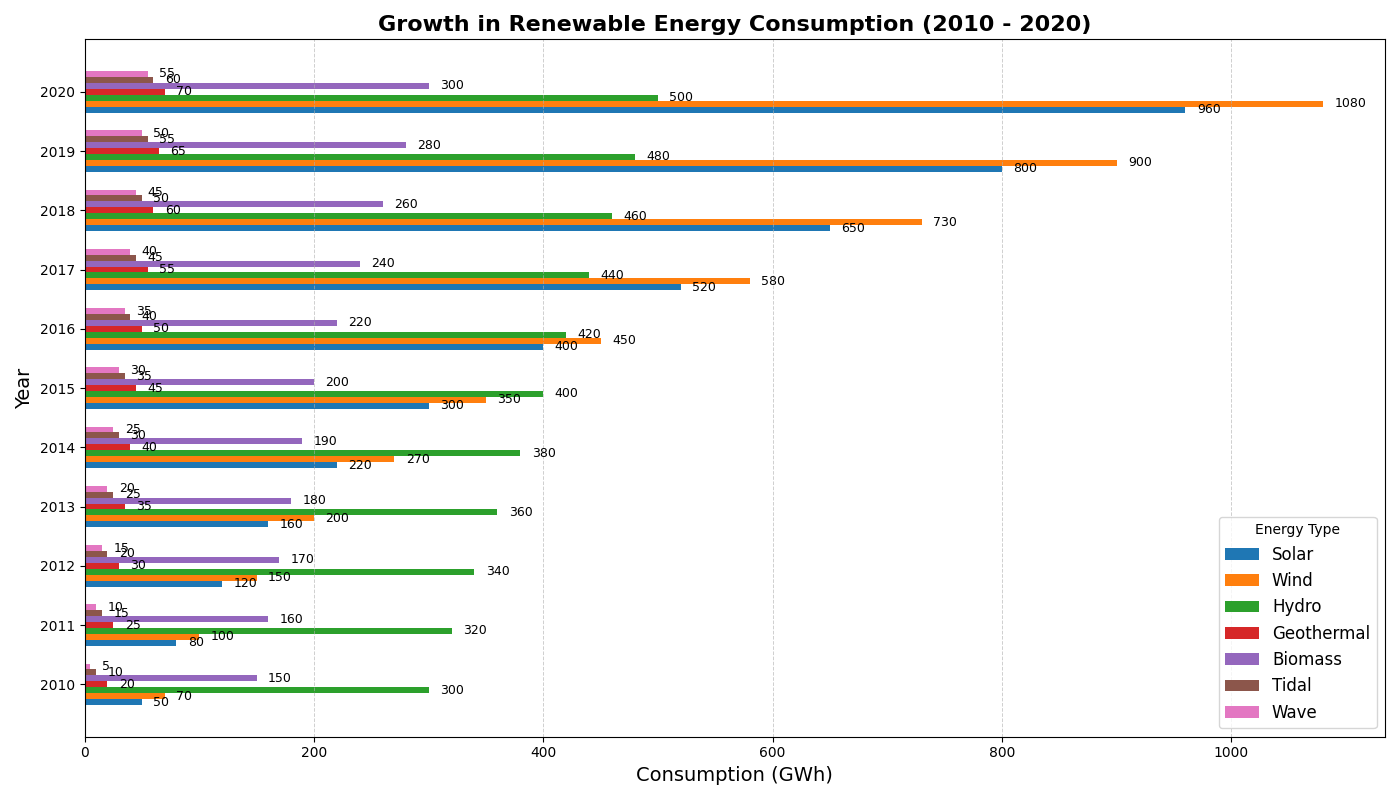

The script that drew this image:
import matplotlib.pyplot as plt
import numpy as np

years = np.arange(2010, 2021)
energy_types = ['Solar', 'Wind', 'Hydro', 'Geothermal', 'Biomass', 'Tidal', 'Wave']

# Synthetic data for each energy type over the years
solar_energy = [50, 80, 120, 160, 220, 300, 400, 520, 650, 800, 960]
wind_energy = [70, 100, 150, 200, 270, 350, 450, 580, 730, 900, 1080]
hydro_energy = [300, 320, 340, 360, 380, 400, 420, 440, 460, 480, 500]
geothermal_energy = [20, 25, 30, 35, 40, 45, 50, 55, 60, 65, 70]
biomass_energy = [150, 160, 170, 180, 190, 200, 220, 240, 260, 280, 300]
tidal_energy = [10, 15, 20, 25, 30, 35, 40, 45, 50, 55, 60]  
wave_energy = [5, 10, 15, 20, 25, 30, 35, 40, 45, 50, 55]  

energy_data = [solar_energy, wind_energy, hydro_energy, geothermal_energy, biomass_energy, tidal_energy, wave_energy]

fig, ax = plt.subplots(figsize=(14, 8))
bar_width = 0.1
y_pos = np.arange(len(years))

for idx, (energy, energy_type) in enumerate(zip(energy_data, energy_types)):
    ax.barh(y_pos + idx * bar_width, energy, bar_width, label=energy_type)

ax.set_ylabel('Year', fontsize=14)
ax.set_xlabel('Consumption (GWh)', fontsize=14)
ax.set_title('Growth in Renewable Energy Consumption (2010 - 2020)', fontsize=16, fontweight='bold')
ax.set_yticks(y_pos + bar_width * (len(energy_types) - 1) / 2)
ax.set_yticklabels(years)
ax.legend(title='Energy Type', fontsize=12)

ax.xaxis.grid(True, linestyle='--', linewidth=0.7, alpha=0.6)
ax.yaxis.grid(False)

for idx, energy in enumerate(energy_data):
    for pos, val in enumerate(energy):
        ax.text(val + 10, pos + idx * bar_width, f'{val}', va='center', ha='left', fontsize=9)

plt.tight_layout()
plt.show()
